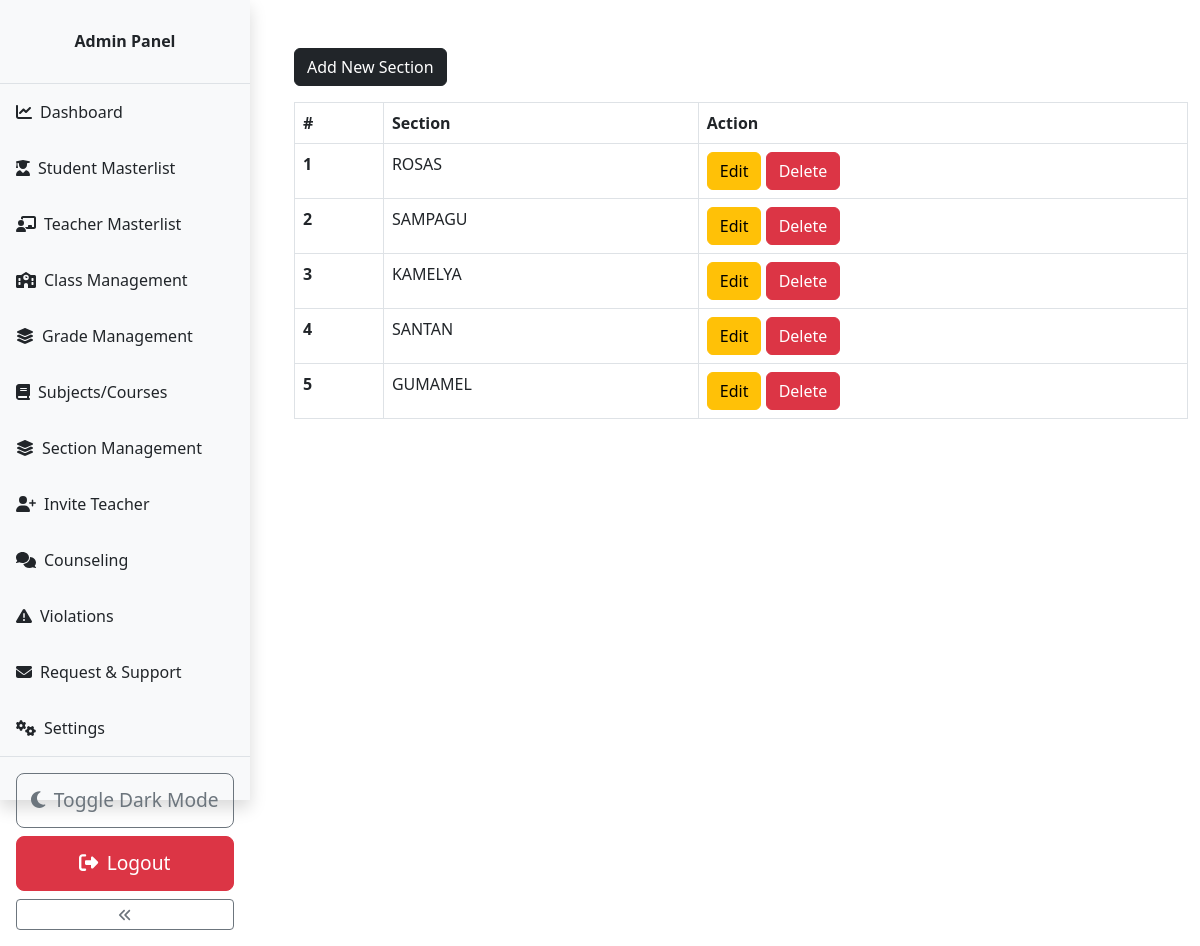
Page /capstone/admin/section.php (signed in) on the committed database.
### tables this page shows
CREATE TABLE `section` (
  `section_id` int(11) NOT NULL,
  `section` varchar(7) NOT NULL
);

### capstone/admin/data/section.php (called while the page is built, shortened)
<?php
function getAllSections($conn){
   $sql = "SELECT * FROM section";
   $stmt = $conn->prepare($sql);
   $stmt->execute();
   if ($stmt->rowCount() >= 1) {
     $sections = $stmt->fetchAll();
     return $sections;
   }else {
    return 0;
   }
}

### capstone/admin/section.php (the view, shortened to what this page needs)
<?php
if (isset($_SESSION['admin_id']) &&
    isset($_SESSION['role'])) {
    if ($_SESSION['role'] == 'Admin') {
       include "../DB_connection.php";
       include "data/section.php";
       $sections = getAllSections($conn);
 ?>
<!DOCTYPE html>
<html lang="en">
<head>
    <link rel="stylesheet" href="https://cdn.jsdelivr.net/npm/bootstrap@5.2.0/dist/css/bootstrap.min.css">
    <link rel="stylesheet" href="../css/style.css">
    <link rel="stylesheet" href="css/admin.css">
  <link rel="stylesheet" href="https://cdnjs.cloudflare.com/ajax/libs/font-awesome/4.7.0/css/font-awesome.min.css">
</head>
<body>
    <?php
        include "inc/navbar.php";
     ?>
     <div class="container mt-5">
        <a href="section-add.php" class="btn btn-dark">Add New Section</a>
        <?php if ($sections != 0) { ?>
           <div class="table-responsive">
              <table class="table table-bordered mt-3 n-table">
                <thead>
                  <tr>
                    <th scope="col">#</th>
                    <th scope="col">Section</th>
                    <th scope="col">Action</th>
                  </tr>
                </thead>
                <tbody>
                  <?php $i = 0; foreach ($sections as $section ) {
                    $i++;  ?>
                  <tr>
                    <th scope="row"><?=$i?></th>
                    <td>
                      <?php
                          echo $section['section'];
                       ?>
                    </td>
                    <td>
                        <a href="section-edit.php?section_id=<?=$section['section_id']?>" class="btn btn-warning">Edit</a>
                        <a href="section-delete.php?section_id=<?=$section['section_id']?>" class="btn btn-danger">Delete</a>
                    </td>
                  </tr>
                <?php } ?>
                </tbody>
              </table>
           </div>
         <?php } else { ?>
             <div class="alert alert-info .w-450 m-5" role="alert">
                Empty!
              </div>
         <?php } ?>
     </div>
</body>
</html>
<?php
  }else {
    header("Location: ../login.php");
    exit;
  }
}else {
    header("Location: ../login.php");
    exit;
}
?>

### capstone/css/style.css (style rules this page uses)
body, html { height: 100%; margin: 0; overflow: hidden; }

### capstone/admin/css/admin.css (style rules this page uses)
body { margin: 0; padding: 0; display: flex; }

### capstone/admin/section.php (style rules this page uses)
body { overflow-y: auto; }
.container { max-height: 90vh; overflow-y: auto; }

### rows in the picture
section: section "ROSAS"
section: section "SAMPAGU"
section: section "KAMELYA"
section: section "SANTAN"
section: section "GUMAMEL"
